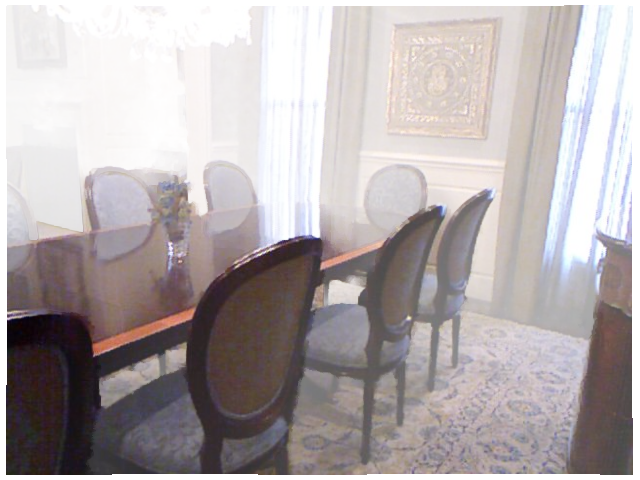
%> input picture 5/hazy.bmp, 640 x 480 px
$ octave getDepth.m   (GNU Octave 9; MATLAB toolbox functions it lacks are replaced by stand-ins)
%> lines starting %> are read from the running program, lines starting %| are printed output that depends on the picture
### 5/getDark.m
function [darkImg] = getDark(im, windowSize)
% Dark Channel Prior: J_dark(x) = minFilter(min J_c(y)) = 0
% windowSize = 3~15;
darkImg = min(im,[],3); darkImg = ordfilt2(darkImg,1,ones(windowSize,windowSize));
end

### 5/getDepth.m
im = imread('hazy.bmp');
%> im is the input picture: size 480x640x3 uint8; mean R, G, B 178.6, 171.2, 172.3
im = im2double(im);
%> im: size 480x640x3 double

if ~exist('scale', 'var')
    scale = 1;
end

[h,w,c]=size(im);
%> h = 480; w = 640; c = 3
ds = imresize(im, scale);
darkImg = getDark(ds, 5);
%> in getDark, `darkImg = min(im,[],3)`:
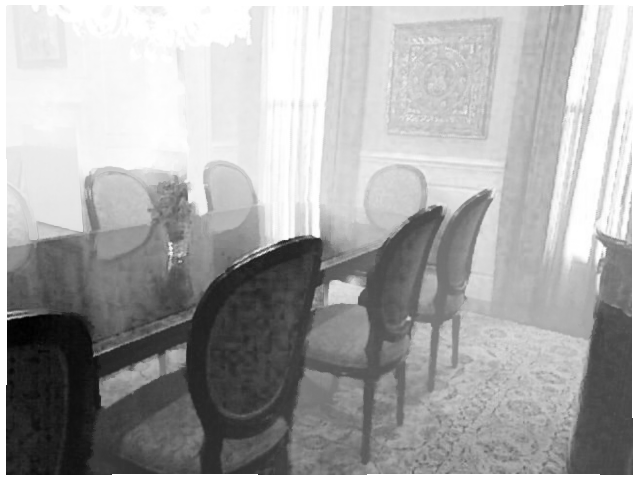
%> darkImg: size 480x640 double; min 0, max 1, mean 0.662
%> in getDark, `darkImg = ordfilt2(darkImg,1,ones(windowSize,windowSize))`:
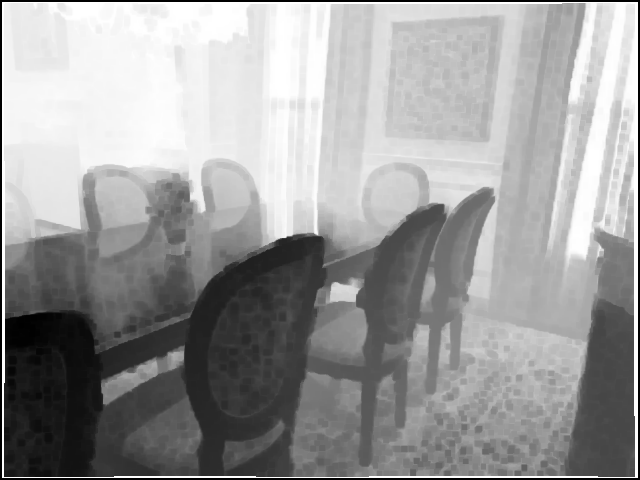
%> darkImg: size 480x640 double; min 0, max 1, mean 0.61
% haze model: I(x) = J(x)t(x) + A(1-t(x))......(1)
% I(x): observed indensity i.e. the input haze image
% J(x): the scene radiance i.e. the haze-free image we want to restore
% A: global atmospheric light
% t(x): medium transmission i.e. the portion of the light that is not scattered and reaches the camera.

% Estimating A:
% Find the top 0.1% brightest pixels, take the average, set a threshold
% uint8 220 == double 0.8627

A_threshold = 0.8627;
grayImg = rgb2gray(ds);
num = round(numel(grayImg)*0.001);
%> num = 307
[sorted ind] = sort(grayImg(:), 'descend');
[rowInd colInd] = ind2sub(size(grayImg), ind(1:num));
%> rowInd = 307 values from 1 to 307; colInd = 307 values from 1 to 1

A = 0;
for i = 1:num
   A = A + grayImg(rowInd(i), colInd(i));
end
%> after the loop, A = 307
A = A / num;
%> A = 1

if A > A_threshold
    A = A_threshold;
end


% Given I(x), want to get J(x) ==> There are infinite solutions ==> need some prior knowledge
% normalize: I(x)/A = t(x)J(x)/A + 1 - t(x)
% minFilter: minFilter(min(I(y)/A)) = t(x) minFilter(min(J(y)/A)) + 1 - t(x)
% Allpying dark channel prior: minFilter(min(I(y)/A)) = 1 - t(x)
% t(x) = 1 - w * minFilter(min(I(y)/A))
% Assume t(x) is constant for every local region

omega = 0.95;
%t_threshold = 0.1;
t = 1 - omega * (darkImg);
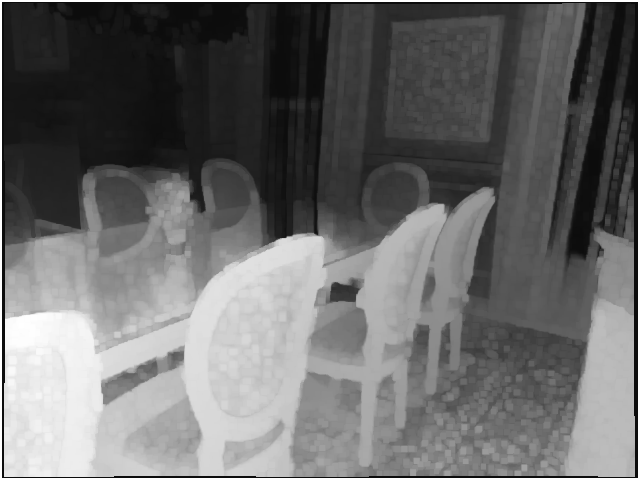
%> t: size 480x640 double; min 0.05, max 1, mean 0.421
t = imresize(t,1/scale);
t = t(1:h,1:w);
% Problem: in sky region: darkI(x) / A > 1 ==> t < 0
%t = t.*(t>t_threshold); t = t + (t==0).*0.1; % t = max(t, to)

% From (1): J(x) = (I(x) - A(1-t(x))) / t
%J = (im - A*(1-t)) ./ t;
beta = 0.95;
depth = -log(t) ./ beta;
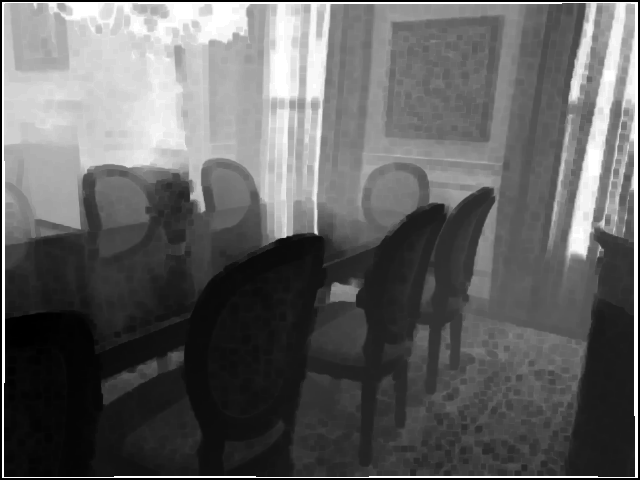
%> depth: size 480x640 double; min 0, max 3.15, mean 1.23; drawn with min black and max white
imshow(depth);
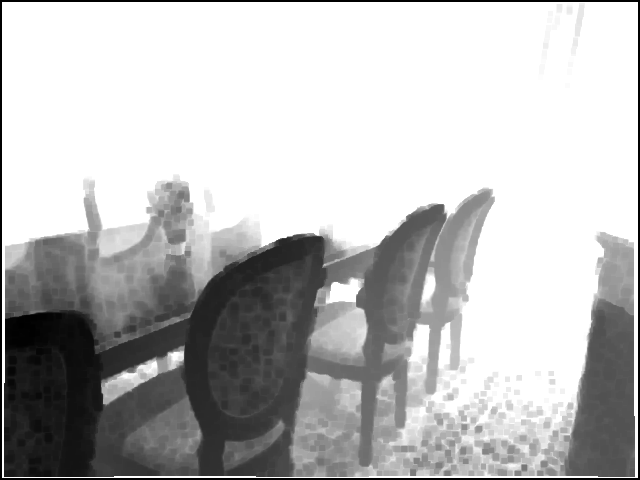
%> displayed picture: size 480x640, on the screen's scale of 0 to 255; min 0, max 255, mean 187.7

$ run again, with 5/depth.bmp copied over 5/hazy.bmp
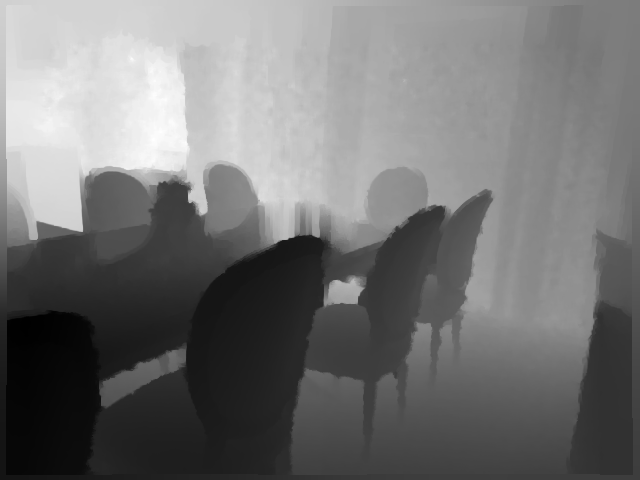
%> input picture 5/depth.bmp, 640 x 480 px
%> im is the input picture: size 480x640 uint8; min 0, max 255, mean 115.4
%> im: size 480x640 double
%> rowInd = 307 values, max 162 at index 164, min 59 at index 48, mean 126; colInd = 307 values, max 186 at index 47, min 132 at index 48, mean 158.9
%> the loop `for i = 1:num` made 307 passes
%> A on passes 1 to 3: 1, 2, 3
%> after the loop `for i = 1:num`: A = 301.6
%> `A = A / num;`: A = 0.982
%> `depth = -log(t) ./ beta;`:
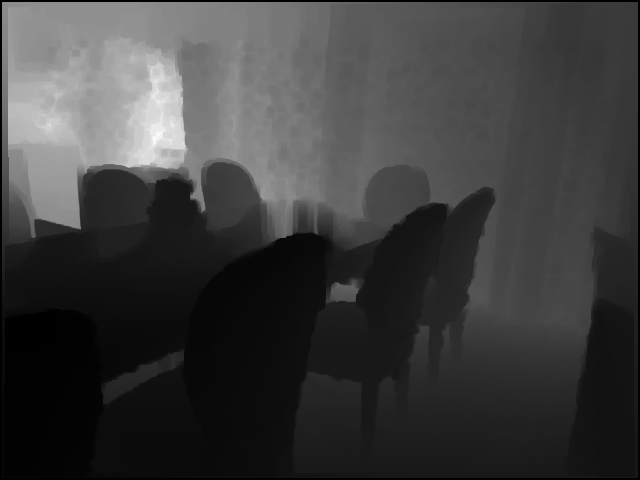
%> depth: size 480x640 double; min 0, max 2.88, mean 0.692; drawn with min black and max white
%> `imshow(depth);`:
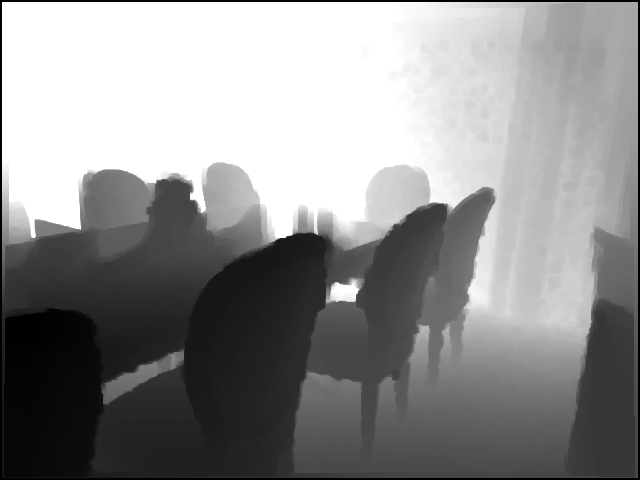
%> displayed picture: size 480x640, on the screen's scale of 0 to 255; min 0, max 255, mean 142.9

$ run again, with 5/forest.jpg saved as 5/hazy.bmp
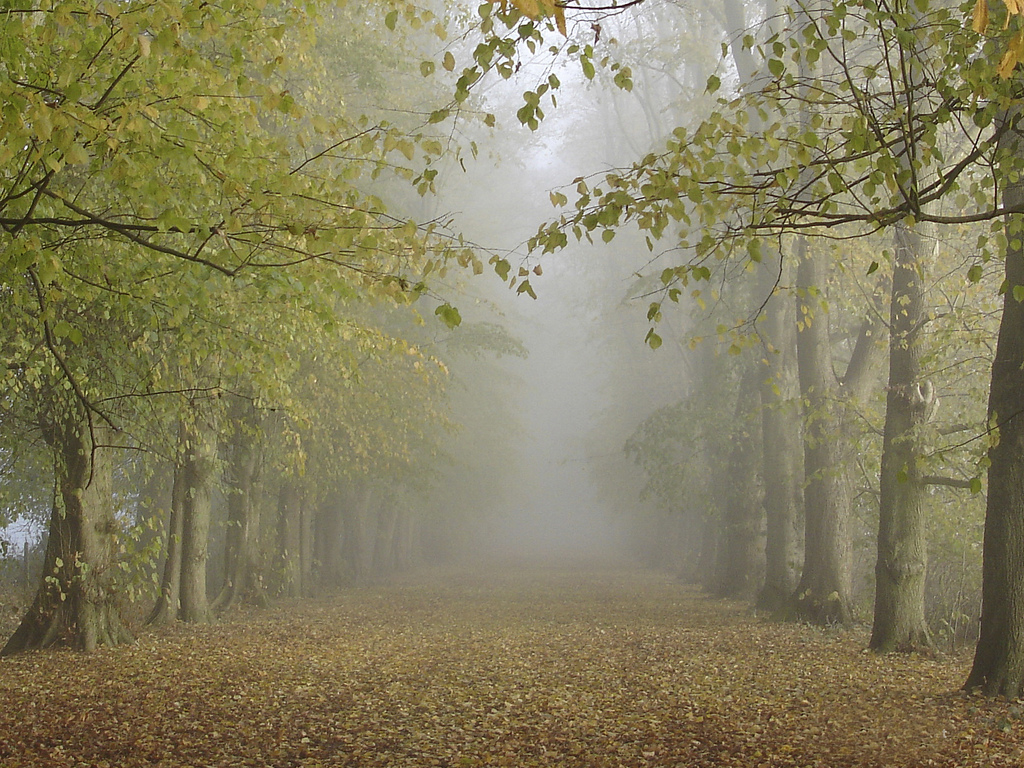
%> input picture 5/forest.jpg, 1024 x 768 px
%> im is the input picture: size 768x1024x3 uint8; mean R, G, B 133.5, 127.1, 94.7
%> im: size 768x1024x3 double
%> `grayImg = rgb2gray(ds);`:
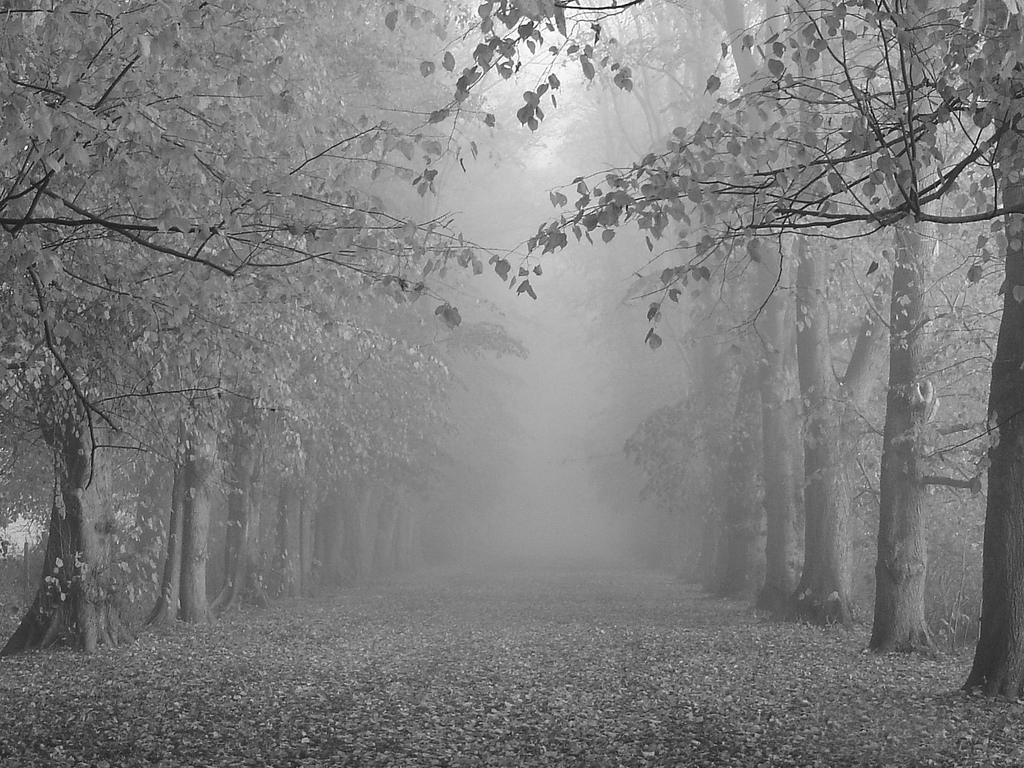
%> grayImg: size 768x1024 double; min 0.00352, max 1, mean 0.491
%> rowInd = 786 values, max 388 at index 649, min 1 at index 167, mean 42.89; colInd = 786 values, max 1003 at index 59, min 26 at index 411, mean 567.9
%> the loop `for i = 1:num` made 786 passes
%> A on passes 1 to 3: 1, 2, 3
%> after the loop `for i = 1:num`: A = 781.4
%> `A = A / num;`: A = 0.994
%> `imshow(depth);`:
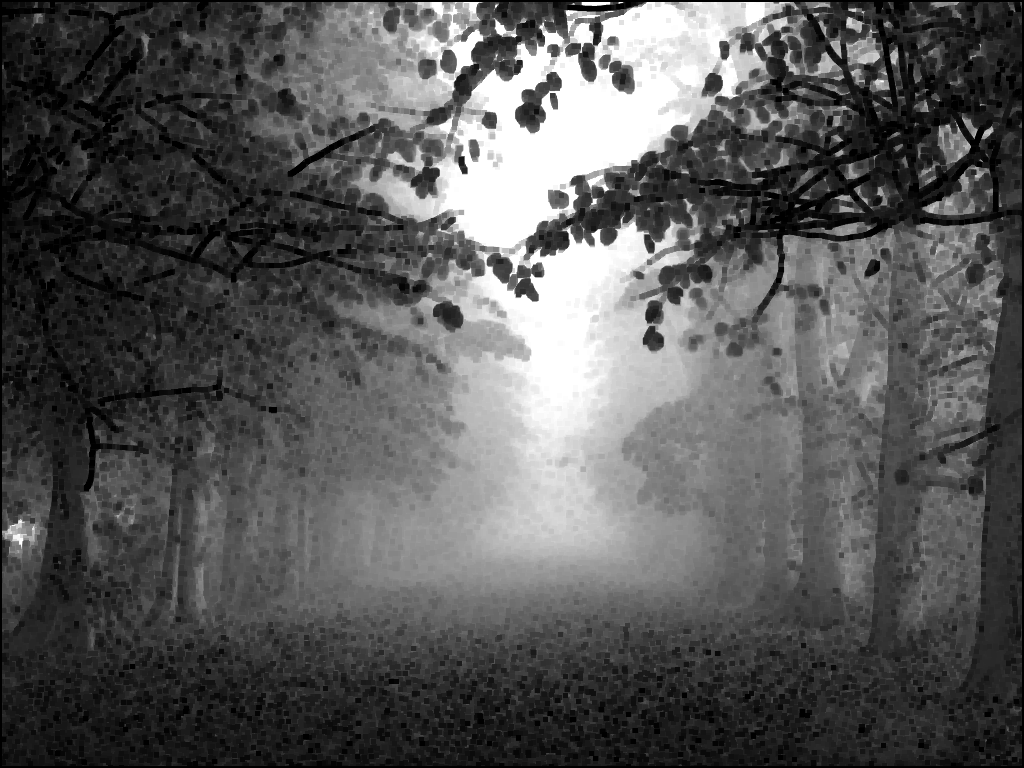
%> displayed picture: size 768x1024, on the screen's scale of 0 to 255; min 0, max 255, mean 87.1
